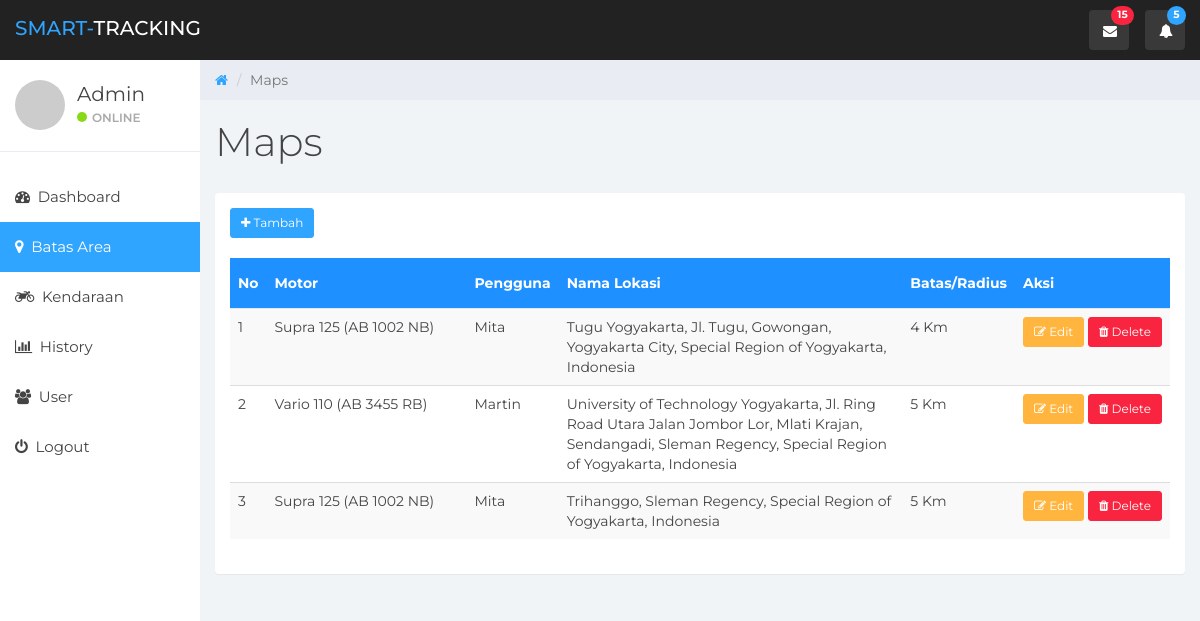
The page /maps (signed in) on the database its author committed.
### tables this page shows
CREATE TABLE `lokasi` (
  `id` int(11) NOT NULL AUTO_INCREMENT,
  `id_kendaraan` int(11) NOT NULL,
  `nama_lokasi` varchar(200) DEFAULT NULL,
  `latitude` varchar(20) DEFAULT NULL,
  `longitude` varchar(20) DEFAULT NULL,
  `batas` double DEFAULT NULL,
  PRIMARY KEY (`id`),
  KEY `lokasi_ibfk_1` (`id_kendaraan`),
  CONSTRAINT `lokasi_ibfk_1` FOREIGN KEY (`id_kendaraan`) REFERENCES `kendaraan` (`id`) ON DELETE CASCADE ON UPDATE CASCADE
);

CREATE TABLE `kendaraan` (
  `id` int(11) NOT NULL AUTO_INCREMENT,
  `merk` varchar(20) DEFAULT NULL,
  `plat_nomor` varchar(10) DEFAULT NULL,
  `pengguna` varchar(30) DEFAULT NULL,
  PRIMARY KEY (`id`)
);

### config/dbconfig.php (called while the page is built, shortened)
<?php
class Dbconfig
{
	public function __construct()
	{
		$this->conn = new mysqli(DB_HOST, DB_USER, DB_PASS,DB_NAME);
	}
}

### config/dao.php (called while the page is built, shortened)
<?php
include_once 'dbconfig.php';
class Dao
{
	var $link;
	public function __construct()
	{
			$this->link = new Dbconfig();
		}
		public function viewMaps()
		{
			$query = "SELECT `lokasi`.*, merk,plat_nomor,pengguna FROM `kendaraan`,`lokasi` WHERE `lokasi`.id_kendaraan = `kendaraan`.id";
			return mysqli_query($this->link->conn, $query);
		}
	}
	?>

### maps.php (the view, shortened to what this page needs)
<!DOCTYPE html>
<html>
<?php include_once 'template/head.php'; ?>
<body>
	<?php include_once 'template/nav.php'; ?>
	<?php include_once 'template/sidebar.php'; ?>
	<div class="col-sm-9 col-sm-offset-3 col-lg-10 col-lg-offset-2 main">
		<div class="row">
			<ol class="breadcrumb">
				<li><a href="index">
					<em class="fa fa-home"></em>
				</a></li>
				<li class="active">Maps</li>
			</ol>
		</div>
		<div class="row">
			<div class="col-lg-12">
				<h1 class="page-header">Maps</h1>
				<div class="panel">
					<div class="panel-body container-fluid">
						<a href="form-maps"><button class="btn btn-sm btn-primary"><i class="fa fa-plus"></i> Tambah</button></a>
						<br><br>
						<table class="table table-striped">
							<thead style="background-color: #1E90FF; color:white;" class="text-center">
								<th>No</th>
								<th width="200px">Motor</th>
								<th>Pengguna</th>
								<th>Nama Lokasi</th>
								<th>Batas/Radius</th>
								<th>Aksi</th>
							</thead>
							<tbody>
								<?php
								include_once 'config/dao.php';
								$dao = new Dao();
								$result = $dao->viewMaps();
								$no = 1;
								foreach ($result as $value) {
									$del = "'".$value['id']."','".$value['nama_lokasi']."'";
									?>
									<tr>
										<td><?php echo $no; $no++; ?></td>
										<td><?php echo $value['merk'].' ('.$value['plat_nomor'].')' ?></td>
										<td><?php echo $value['pengguna'] ?></td>
										<td><?php echo $value['nama_lokasi'] ?></td>
										<td><?php echo $value['batas'].' Km' ?></td>
										<td nowrap="">
											<a href="form-maps?id=<?php echo $value['id'] ?>"><button class="btn btn-sm btn-warning"><i class="fa fa-edit"></i> Edit</button></a>
											<button class="btn btn-sm btn-danger" onclick="del(<?php echo $del ?>)"><i class="fa fa-trash"></i> Delete</button>
										</td>
									</tr>
								<?php } ?>
							</tbody>
						</table>
					</div>
				</div>
			</div>
		</div>
	</div>
</body>
</html>

### css/styles.css (style rules this page uses)
body { background: #f1f4f7; padding-top: 60px; font-size: 14px; color: #444444; font-family: "Montserrat", "Helvetica Neue", Helvetica, Arial, sans-serif; }
a, a:hover, a:focus { color: #30a5ff; }
h1, h2, h3, h4, h5, h6 { color: #444444; }
h1 { font-weight: 300; font-size: 40px; }
.btn-primary, .btn-primary:hover, .btn-primary:focus, .btn-primary:active, .btn-primary.active, .open > .dropdown-toggle.btn-primary, .btn-primary.disabled, .btn-primary[disabled], fieldset[disabled] .btn-primary, .btn-primary.disabled:hover, .btn-primary[disabled]:hover, fieldset[disabled] .btn-primary:hover, .btn-primary.disabled:focus, .btn-primary[disabled]:focus, fieldset[disabled] .btn-primary:focus, .btn-primary.disabled:active, .btn-primary[disabled]:active, fieldset[disabled] .btn-primary:active, .btn-primary.disabled.active, .btn-primary[disabled].active, fieldset[disabled] .btn-primary.active { background-color: #30a5ff; border-color: #30a5ff; }
.btn-warning, .btn-warning:hover, .btn-warning:focus, .btn-warning:active, .btn-warning.active, .open > .dropdown-toggle.btn-warning, .btn-warning.disabled, .btn-warning[disabled], fieldset[disabled] .btn-warning, .btn-warning.disabled:hover, .btn-warning[disabled]:hover, fieldset[disabled] .btn-warning:hover, .btn-warning.disabled:focus, .btn-warning[disabled]:focus, fieldset[disabled] .btn-warning:focus, .btn-warning.disabled:active, .btn-warning[disabled]:active, fieldset[disabled] .btn-warning:active, .btn-warning.disabled.active, .btn-warning[disabled].active, fieldset[disabled] .btn-warning.active { background-color: #ffb53e; border-color: #ffb53e; }
.btn-danger, .btn-danger:hover, .btn-danger:focus, .btn-danger:active, .btn-danger.active, .open > .dropdown-toggle.btn-danger, .btn-danger.disabled, .btn-danger[disabled], fieldset[disabled] .btn-danger, .btn-danger.disabled:hover, .btn-danger[disabled]:hover, fieldset[disabled] .btn-danger:hover, .btn-danger.disabled:focus, .btn-danger[disabled]:focus, fieldset[disabled] .btn-danger:focus, .btn-danger.disabled:active, .btn-danger[disabled]:active, fieldset[disabled] .btn-danger:active, .btn-danger.disabled.active, .btn-danger[disabled].active, fieldset[disabled] .btn-danger.active { background-color: #f9243f; border-color: #f9243f; }
.panel { border: 0; }
.breadcrumb { border-radius: 0; padding: 10px 15px 10px 15px; background: #e9ecf2; margin: 0; }
h1.page-header { margin-top: 20px; border-bottom: 0; }
.table { background: #fff; }
.table > thead > tr > th { border-bottom: 1px solid #e6e7e8; vertical-align: middle; height: 50px; }

### rows shown on the page
lokasi: id_kendaraan.merk "Supra 125", id_kendaraan.plat_nomor "AB 1002 NB", id_kendaraan.pengguna "Mita", nama_lokasi "Tugu Yogyakarta, Jl. Tugu, Gowongan, Yogyakarta City, Special Region of Yogyakarta, Indonesia", batas "4"
lokasi: id_kendaraan.merk "Vario 110", id_kendaraan.plat_nomor "AB 3455 RB", id_kendaraan.pengguna "Martin", nama_lokasi "University of Technology Yogyakarta, Jl. Ring Road Utara Jalan Jombor Lor, Mlati Krajan, Sendangadi, Sleman Regency, Special Region of Yogyakarta, Indonesia", batas "5"
lokasi: id_kendaraan.merk "Supra 125", id_kendaraan.plat_nomor "AB 1002 NB", id_kendaraan.pengguna "Mita", nama_lokasi "Trihanggo, Sleman Regency, Special Region of Yogyakarta, Indonesia", batas "5"
